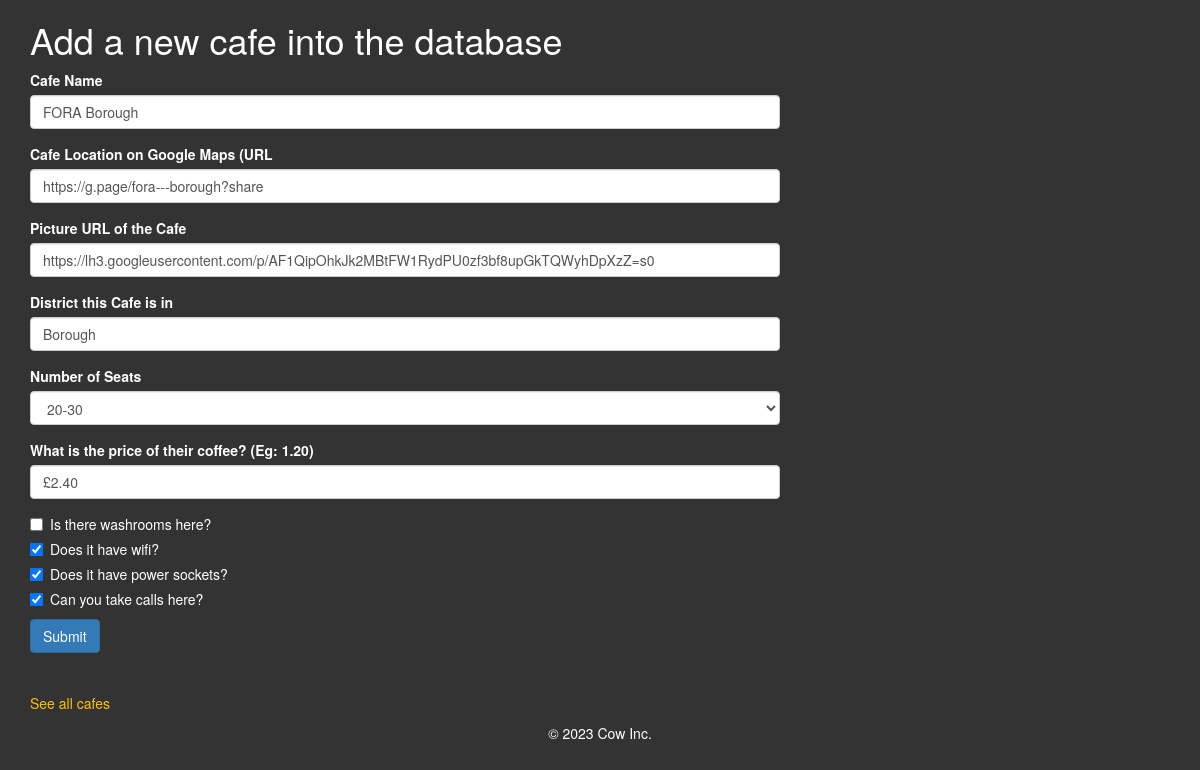
Before: /edit21 with the older database file.
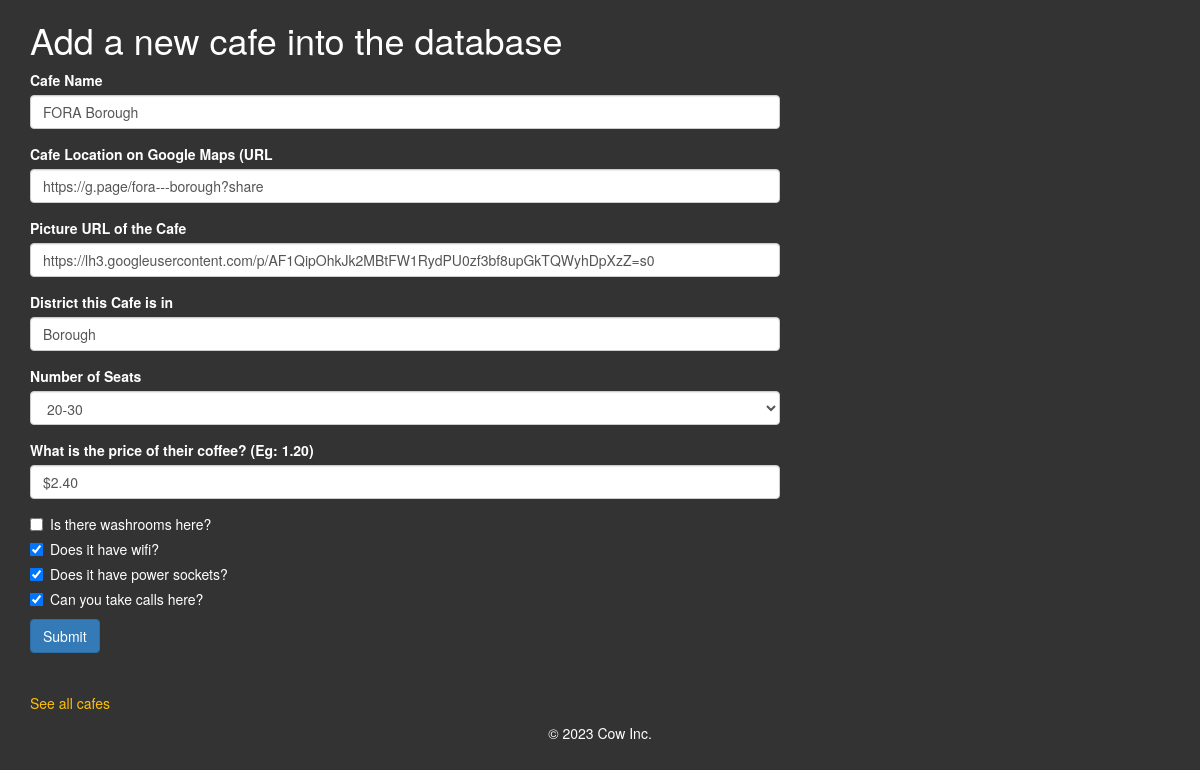
After: the same page with the newer database file.
### tables.py (models this page shows)
class Cafe(db.Model):
    __tablename__ = "cafe"
    id = db.Column(db.Integer, primary_key=True)
    name = db.Column(db.String(250), unique=True, nullable=False)
    map_url = db.Column(db.String(500), nullable=False)
    img_url = db.Column(db.String(500), nullable=False)
    location = db.Column(db.String(250), nullable=False)
    seats = db.Column(db.String(250), nullable=False)
    has_toilet = db.Column(db.Boolean, nullable=False)
    has_wifi = db.Column(db.Boolean, nullable=False)
    has_sockets = db.Column(db.Boolean, nullable=False)
    can_take_calls = db.Column(db.Boolean, nullable=False)
    coffee_price = db.Column(db.String(250), nullable=True)

### main.py (the view, shortened to what this page needs)
@app.route("/edit<int:cafe_id>", methods=["GET", "POST"])
def edit(cafe_id):
    cafe = Cafe.query.get(cafe_id)
    form = CafeForm(
        cafe_name=cafe.name,
        map_url=cafe.map_url,
        img_url=cafe.img_url,
        location=cafe.location,
        seats=cafe.seats,
        coffee_price=cafe.coffee_price,
        has_toilet=cafe.has_toilet,
        has_wifi=cafe.has_wifi,
        has_sockets=cafe.has_sockets,
        can_take_calls=cafe.can_take_calls,
    )
    return render_template("add.html", form=form)

### forms.py
class CafeForm(FlaskForm):
    cafe_name = StringField(label="Cafe Name", validators=[DataRequired()])
    map_url = StringField(
        label="Cafe Location on Google Maps (URL", validators=[DataRequired(), URL()]
    )
    img_url = StringField(
        label="Picture URL of the Cafe", validators=[DataRequired(), URL()]
    )
    location = StringField(
        label="District this Cafe is in", validators=[DataRequired()]
    )
    seats = SelectField(
        label="Number of Seats",
        choices=["0-10", "10-20", "20-30", "30-40", "40-50", "50+"],
    )
    coffee_price = FloatField(
        label="What is the price of their coffee? (Eg: 1.20)",
        validators=[DataRequired()],
    )
    has_toilet = BooleanField(label="Is there washrooms here?")
    has_wifi = BooleanField(label="Does it have wifi?")
    has_sockets = BooleanField(label="Does it have power sockets?")
    can_take_calls = BooleanField(label="Can you take calls here?")
    submit = SubmitField(label="Submit")

### templates/add.html (shortened to what this page needs)
{% extends 'bootstrap/base.html' %}
{% import 'bootstrap/wtf.html' as wtf %}
{% block styles %}
{{ super() }}
  <link rel="stylesheet" href="{{ url_for('static', filename='css/styles.css')}}">
{% endblock %}
{% block content %}
<div class="container">
  <div class="row">
    <div class="col-sm-12 col-md-8">
      <h1>Add a new cafe into the database</h1>
      {{ wtf.quick_form(form, novalidate=True, button_map={'submit':'primary'}) }}
      <p class="space-above"><a href="{{ url_for('cafes') }}">See all cafes</a></p>
    </div>
  </div>
</div>
<footer style='text-align: center;'>&copy; 2023 Cow Inc.</footer
{% endblock %}

### static/css/styles.css (style rules this page uses)
body { background-color: #333; color: white; }
a { color: #ffc107; }
.space-above { margin-top: 20px; padding-top: 20px; }

Changed rows visible on the page:
changed Cafe "https://g.page/fora---borough?share": coffee_price "£2.40" → "$2.40"
